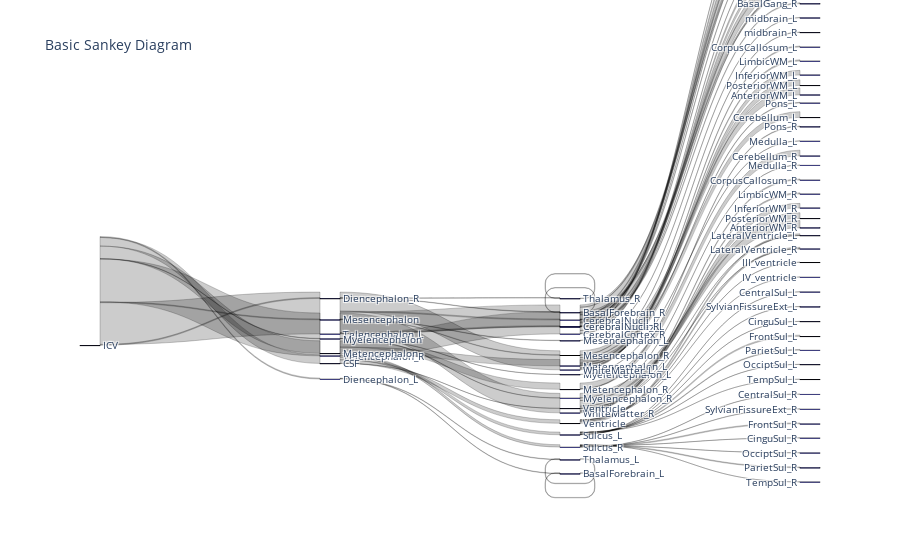

The notebook cell saved with this chart:
### Code cell
import plotly.graph_objects as go

fig = go.Figure(data=[go.Sankey(
    node = dict(
      pad = 15,
      thickness = 20,
      line = dict(color = "black", width = 0.5),
      label = labels,
      color = "blue"
    ),
    link = dict(
      source = subjectData_links['source'],
      target = subjectData_links['target'],
      value = subjectData_links['value']
  ))])

fig.update_layout(title_text="Basic Sankey Diagram", font_size=10)
fig.show()

### Figure 1 — Plotly figure (JSON) as saved in the notebook; plotly's stock layout.template omitted (floating-point values rounded to 4 significant figures)
{"data": [{"link": {"source": [0, 0, 0, 1, 1, 1, 1, 1, 1, 3, 3, 3, 4, 4, 4, 4, 4, 4, 16, 16, 17, 17, 20, 20, 21, 22, 22, 23, 24, 25, 26, 26, 27, 29, 31, 31, 32, 32, 34, 34, 38, 38, 39, 41, 43, 43, 43, 43, 43, 45, 45, 45, 45, 45, 55, 55, 55, 55, 56, 56, 56, 56, 60, 60, 60, 60, 60, 60, 60, 62, 62, 62, 62, 62, 62, 62, 76, 76, 78, 78, 78, 78, 78, 78, 78, 78], "target": [1, 16, 43, 2, 6, 8, 10, 12, 14, 4, 17, 45, 5, 7, 9, 11, 13, 15, 10, 18, 11, 19, 21, 24, 21, 23, 25, 23, 24, 25, 27, 29, 28, 30, 32, 34, 33, 37, 35, 36, 39, 41, 40, 42, 44, 47, 49, 51, 53, 46, 48, 50, 52, 54, 56, 60, 62, 76, 57, 58, 59, 77, 61, 64, 66, 68, 70, 72, 74, 63, 65, 67, 69, 71, 73, 75, 57, 58, 0, 3, 20, 22, 26, 31, 38, 55], "value": [276982, 12381, 241790, 98670, 41677, 63341, 28797, 37256, 7241, 282874, 13077, 247493, 98606, 47757, 61808, 32586, 35035, 7082, 1983, 10398, 2349, 10728, 6342, 5475, 6342, 6372, 5188, 6372, 5475, 5188, 4945, 5326, 4945, 5326, 79913, 79498, 71878, 8035, 72005, 7493, 2403, 2572, 2403, 2572, 87019, 70435, 12131, 57879, 14326, 91761, 71556, 13167, 57304, 13705, 44979, 33975, 30018, 815, 20888, 18973, 2418, 2700, 15004, 2159, 3827, 8739, 1173, 1934, 1139, 11232, 1750, 2925, 9728, 1419, 2054, 910, 444, 371, 531153, 543444, 11817, 11560, 10271, 159411, 4975, 109787]}, "node": {"color": "blue", "label": ["Telencephalon_L", "CerebralCortex_L", "Frontal_L", "Telencephalon_R", "CerebralCortex_R", "Frontal_R", "Parietal_L", "Parietal_R", "Temporal_L", "Temporal_R", "Limbic_L", "Limbic_R", "Occipital_L", "Occipital_R", "Insula_L", "Insula_R", "CerebralNucli_L", "CerebralNucli_R", "BasalGang_L", "BasalGang_R", "Diencephalon_L", "Thalamus_L", "Diencephalon_R", "Thalamus_R", "BasalForebrain_L", "BasalForebrain_R", "Mesencephalon", "Mesencephalon_L", "midbrain_L", "Mesencephalon_R", "midbrain_R", "Metencephalon", "Metencephalon_R", "Cerebellum_R", "Metencephalon_L", "Cerebellum_L", "Pons_L", "Pons_R", "Myelencephalon", "Myelencephalon_L", "Medulla_L", "Myelencephalon_R", "Medulla_R", "WhiteMatter_L", "AnteriorWM_L", "WhiteMatter_R", "AnteriorWM_R", "PosteriorWM_L", "PosteriorWM_R", "CorpusCallosum_L", "CorpusCallosum_R", "InferiorWM_L", "InferiorWM_R", "LimbicWM_L", "LimbicWM_R", "CSF", "Ventricle", "LateralVentricle_L", "LateralVentricle_R", "III_ventricle", "Sulcus_L", "FrontSul_L", "Sulcus_R", "FrontSul_R", "CentralSul_L", "CentralSul_R", "SylvianFissureExt_L", "SylvianFissureExt_R", "ParietSul_L", "ParietSul_R", "CinguSul_L", "CinguSul_R", "OcciptSul_L", "OcciptSul_R", "TempSul_L", "TempSul_R", "Ventricle ", "IV_ventricle", "ICV"], "line": {"color": "black", "width": 0.5}, "pad": 15, "thickness": 20}, "type": "sankey"}], "layout": {"font": {"size": 10}, "title": {"text": "Basic Sankey Diagram"}}}
